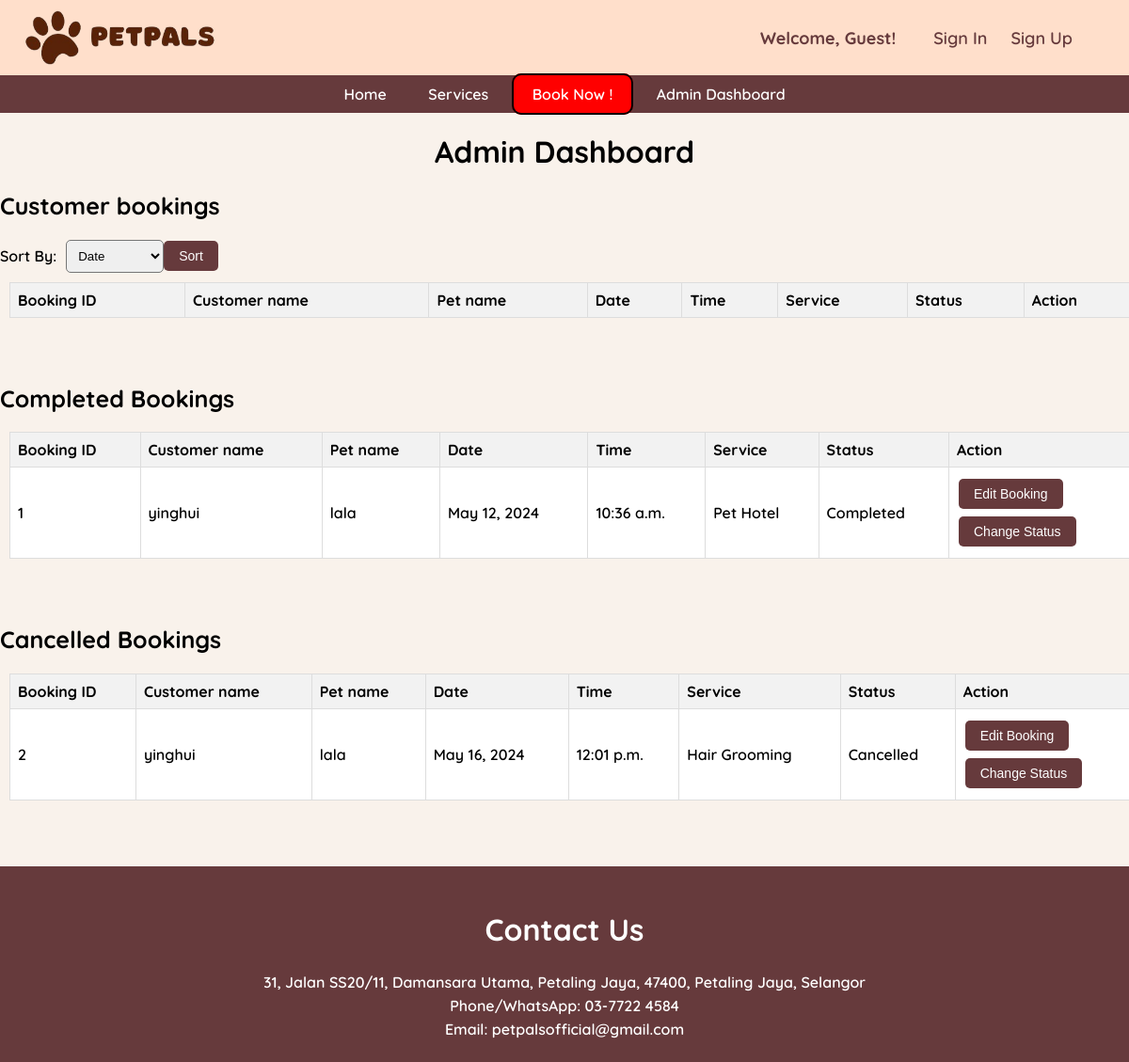
/admin_dashboard/, run on the app's committed database.
### main/models.py (models this page shows, shortened)
class Booking(models.Model):
    owner = models.ForeignKey(Owner, null=True, on_delete=models.CASCADE)
    pet = models.ForeignKey(Pet, null=True, on_delete=models.CASCADE)
    date = models.DateField(blank=False)
    time = models.TimeField(blank=False)
    SERVICE_CHOICES = [
        ('Hair Grooming', 'Hair Grooming'),
        ('Bath and Dry', 'Bath and Dry'),
        ('Pet Hotel', 'Pet Hotel'),
        ('Pet Daycare', 'Pet Daycare'),
    ]
    service = models.CharField(max_length=50, choices=SERVICE_CHOICES)
    STATUS_CHOICES = [
        ('Ongoing', 'Ongoing'),
        ('Completed', 'Completed'),
        ('Cancelled', 'Cancelled'),
    ]
    status = models.CharField(max_length=20, choices=STATUS_CHOICES, default='Ongoing')

class Owner(models.Model):
    user = models.OneToOneField(User, on_delete=models.CASCADE)
    phone_number = models.CharField(max_length=15, blank=True)
    email = models.EmailField(blank=True)

class Pet(models.Model):
    name = models.CharField(max_length=20)
    owner = models.ForeignKey(Owner, null=True, on_delete=models.CASCADE)
    age = models.PositiveBigIntegerField()
    species = models.CharField(max_length=50)
    breed = models.CharField(max_length=50, blank=True)

### main/views.py (the view)
# urls.py: path('admin_dashboard/', views.AdminPage, name="admin_dashboard"),
def AdminPage(request):
    sort_by = request.GET.get('sort_by', 'date')
    if sort_by == 'date':
        ongoing_bookings = Booking.objects.filter(status='Ongoing').order_by('-date')
        completed_bookings = Booking.objects.filter(status='Completed').order_by('-date')
        cancelled_bookings = Booking.objects.filter(status='Cancelled').order_by('-date')
    elif sort_by == 'id':
        ongoing_bookings = Booking.objects.filter(status='Ongoing').order_by('id')
        completed_bookings = Booking.objects.filter(status='Completed').order_by('id')
        cancelled_bookings = Booking.objects.filter(status='Cancelled').order_by('id')
    owners = Owner.objects.all()
    context = {'ongoing_bookings': ongoing_bookings,
               'completed_bookings': completed_bookings,
               'cancelled_bookings': cancelled_bookings,
               'owners': owners,
              }
    return render(request, 'admin_dashboard.html', context)

### main/templates/admin_dashboard.html (shortened to what this page needs)
{% extends 'base.html' %}
{% block content %}
<!DOCTYPE html>
<html lang="en">
<head>
</head>
<body>
    <h1 class="dashb">Admin Dashboard</h1>
    <div style="margin-top: 20px; margin-bottom: 20px;">
    <h2 class="dash">Customer bookings</h2>
<form method="GET" action="" class="sorting-form">
    <label for="sort_by">Sort By:</label>
    <select name="sort_by" id="sort_by" class="sort-select">
        <option value="date">Date</option>
    </select>
    <button type="submit" class="sort-button">Sort</button>
</form>
<table>
    <thead>
        <tr>
            <th>Booking ID</th>
            <th>Customer name</th>
            <th>Pet name</th>
            <th>Date</th>
            <th>Time</th>
            <th>Service</th>
            <th>Status</th>
            <th>Action</th>
        </tr>
    </thead>
</table>
</div>
<div style="margin-top: 70px; margin-bottom: 70px;">
<h2 class="dash">Completed Bookings</h2>
<table>
    <thead>
        <tr>
            <th>Booking ID</th>
            <th>Customer name</th>
            <th>Pet name</th>
            <th>Date</th>
            <th>Time</th>
            <th>Service</th>
            <th>Status</th>
            <th>Action</th>
        </tr>
    </thead>
    <tbody>
        {% for booking in completed_bookings %}
        <tr>
            <td>{{ booking.id }}</td>
            <td>{{ booking.owner.user.username }}</td>
            <td>{{ booking.pet.name }}</td>
            <td>{{ booking.date }}</td>
            <td>{{ booking.time }}</td>
            <td>{{ booking.service }}</td>
            <td>{{ booking.status }}</td>
            <td>
                <form action="{% url 'edit_booking' booking.id %}" method="post" style="display: inline;">
                    <button type="submit" class="button">Edit Booking</button>
                </form>
                <form method="get" action="{% url 'change_status' booking.id %}">
                    <button type="submit" class="button">Change Status</button>
                </form>
            </td>
        </tr>
        {% endfor %}
    </tbody>
</table>
<div style="margin-top: 70px; margin-bottom: 70px;">
    <h2 class="dash">Cancelled Bookings</h2>
    <table>
    <thead>
        <tr>
            <th>Booking ID</th>
            <th>Customer name</th>
            <th>Pet name</th>
            <th>Date</th>
            <th>Time</th>
            <th>Service</th>
            <th>Status</th>
            <th>Action</th>
        </tr>
    </thead>
    <tbody>
        {% for booking in cancelled_bookings %}
        <tr>
            <td>{{ booking.id }}</td>
            <td>{{ booking.owner.user.username }}</td>
            <td>{{ booking.pet.name }}</td>
            <td>{{ booking.date }}</td>
            <td>{{ booking.time }}</td>
            <td>{{ booking.service }}</td>
            <td>{{ booking.status }}</td>
            <td>
                <form action="{% url 'edit_booking' booking.id %}" method="post" style="display: inline;">
                    <button type="submit" class="button">Edit Booking</button>
                </form>
                <form method="get" action="{% url 'change_status' booking.id %}">
                    <button type="submit" class="button">Change Status</button>
                </form>
            </td>
        </tr>
        {% endfor %}
    </tbody>
</table>
</div>
</body>
</html>
{% endblock %}

### main/templates/base.html (style rules this page uses)
body { font-family: "Quicksand", sans-serif; font-optical-sizing: auto; font-weight: 600; font-style: normal; margin: 0; padding: 0; background-color: #F9F2EB; }
h2 { color: white; font-size: xx-large; }

### main/templates/admin_dashboard.html (style rules this page uses)
body { margin: 0; padding: 0; }
.sorting-form { display: flex; align-items: center; }
.sorting-form label { margin-right: 10px; }
.sort-select { padding: 8px; border-radius: 5px; }
.sort-button { background-color: rgb(102, 58, 60); border: none; color: white; padding: 8px 16px; text-align: center; text-decoration: none; display: inline-block; font-size: 14px; border-radius: 5px; cursor: pointer; }
table { margin: 10px; width: 100%; border-collapse: collapse; }
th, td { border: 1px solid #ddd; padding: 8px; text-align: left; background-color: white; }
th { background-color: #f2f2f2; }
.dash { color: black ; font-size: 25px; }
.dashb { text-align: center; }
.button { background-color: rgb(102, 58, 60); border: none; color: white; padding: 8px 16px; text-align: center; text-decoration: none; display: inline-block; font-size: 14px; margin: 4px 2px; cursor: pointer; border-radius: 5px; }

### data on the page
Booking: id "1", owner.user.username "yinghui", pet.name "lala", date "May 12, 2024", time "10:36 a.m.", service "Pet Hotel", status "Completed"
Booking: id "2", owner.user.username "yinghui", pet.name "lala", date "May 16, 2024", time "12:01 p.m.", service "Hair Grooming", status "Cancelled"
